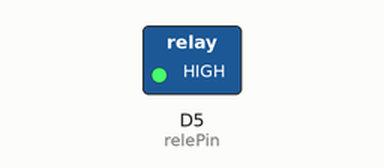
A sketch run on a simulated ESP8266 (NodeMCU). Parts: switched loads named in the sketch (green lamp = pin HIGH). Dashed ring = blinking. What the sketch prints to the serial monitor is not drawn.

Above: at 0.5 s.
Timing chart, 0 to 4.6 s (numbered marks = the images above):
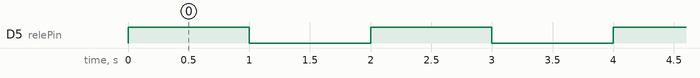

Measured:
- by itself, D5 (relePin): alternates HIGH for 1.0 s and LOW for 1.0 s

The sketch:

teste_rele_motor.ino
```cpp
uint8_t relePin = D5;       // declare pin on NodeMCU Dev Kit

void setup() {
    pinMode(relePin, OUTPUT);   // Initialize the LED pin as an output
}

void loop() {
    Serial.println("Ligando motor");
    digitalWrite(relePin, HIGH); // Turn the LED on
    delay(1000);                // Wait for a second
    Serial.println("Desligando motor");
    digitalWrite(relePin, LOW);// Turn the LED off
    delay(1000);                // Wait for a second
}
```
